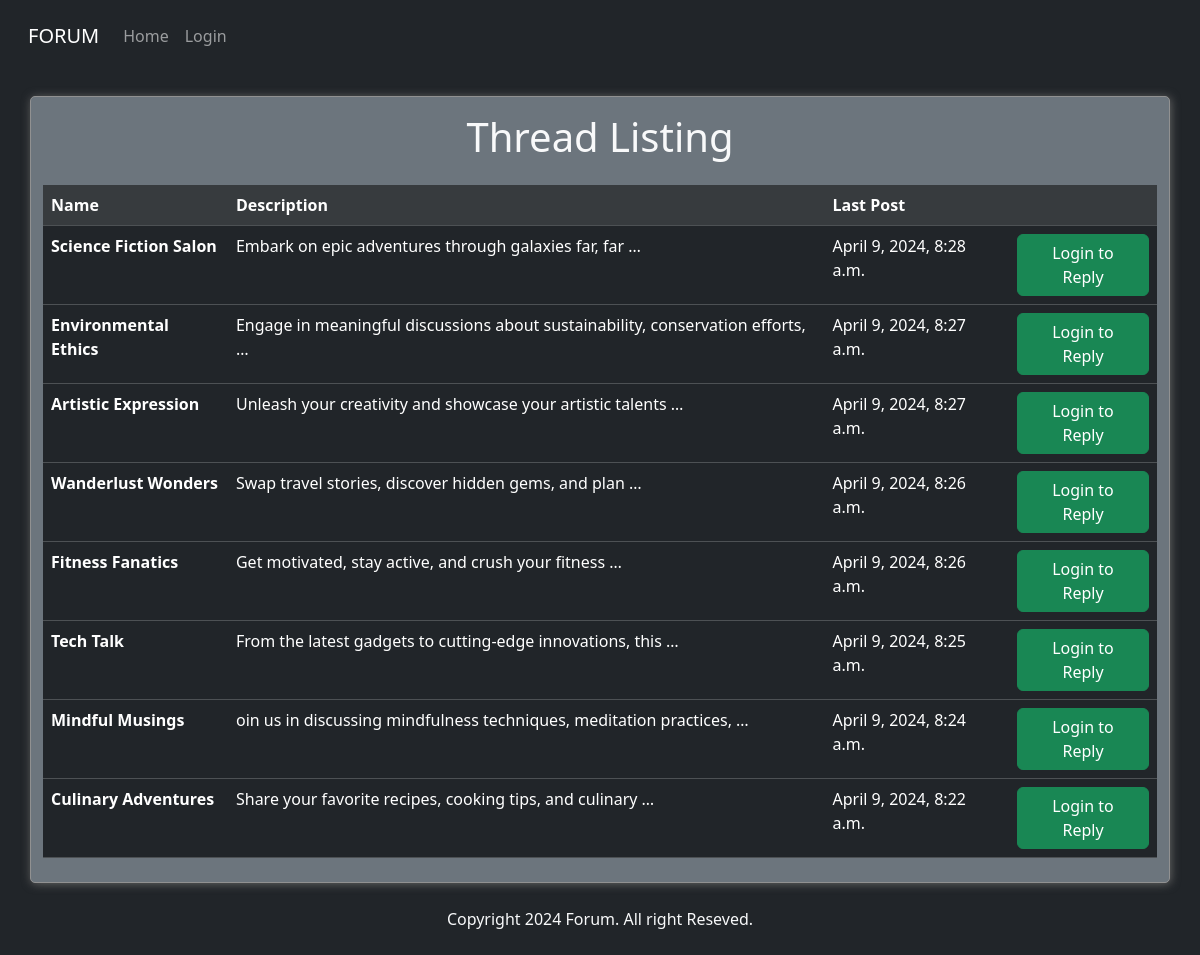
The page / on the database its author committed.
### forumapp/models.py (models this page shows, shortened)
class Thread(models.Model):
    title = models.CharField(max_length=40)
    description = models.CharField(max_length=600)
    date_created = models.DateTimeField(auto_now_add=True)

### forumapp/views.py (the view)
# urls.py: path('',views.index,name='index'),
def index(request):
    if request.method == 'POST':
        form = ThreadForm(request.POST)
        if form.is_valid():
            form.save()
            return redirect('index')
    else:
        form = ThreadForm()
    threads = Thread.objects.order_by('-date_created')
    return render(request, 'forumapp/index.html',{'form':form, 'threads':threads})

### templates/forumapp/index.html (shortened to what this page needs)
{% extends 'forumapp/base.html' %}
{% block body %}
<div class="container my-container my-4 bg-secondary">
    <center>
        <h1 class="my-3 text-light">Thread Listing</h1>
    </center>
    <table class="table table-dark table-hover my-4">
        <thead>
            <tr class="table-active">
                <th scope="col">Name</th>
                <th scope="col">Description</th>
                <th scope="col">Last Post</th>
                <th scope="col"></th>
            </tr>
        </thead>
        <tbody>
            {% for thread in threads %}
            <tr>
                <th scope="row"><a href="{% url 'thread' thread.id %}" style="text-decoration: none;color: white;">{{ thread.title }}</a></th>
                <td>{{ thread.description | truncatewords:8 }}</td>
                <td>{{ thread.date_created }}</td>
                {% if user.is_authenticated %}
                    <td><a href="{% url 'thread' thread.id %}" class="btn btn-success">Reply</a></td>
                {% else %}
                    <td><a href="{% url 'login' %}" class="btn btn-success">Login to Reply</a></td>
                {% endif %}
            </tr>
            {% endfor %}
        </tbody>
    </table>
</div>
<footer class="text-light mb-4">
    <center>Copyright {% now "Y" %} Forum. All right Reseved.</center>
</footer>
{% endblock %}

### templates/forumapp/base.html (shortened to what this page needs)
{% load static %}
<!DOCTYPE html>
<html lang="en">
<head>
    <link rel="stylesheet" href="{% static 'forumapp/css/style.css' %}">
    <link href="https://cdn.jsdelivr.net/npm/bootstrap@5.3.1/dist/css/bootstrap.min.css" rel="stylesheet">
</head>
<body class="bg-dark">
    <nav class="navbar navbar-dark navbar-expand-lg bg-body-body text-light bg-dark py-3 px-3">
        <div class="container-fluid">
          <a class="navbar-brand" href="{% url 'index' %}">FORUM</a>
          <div class="collapse navbar-collapse" id="navbarNav">
            <ul class="navbar-nav">
              <li class="nav-item text-danger">
                <a class="nav-link" aria-current="page" href="{% url 'index' %}">Home</a>
              </li>
              {% if user.is_authenticated %}
              <li class="nav-item">
                <a class="nav-link text-info" href="{% url 'profile' %}">Welcome -{{user.username}}</a>
              </li>
              <li class="nav-item">
              <form action="{% url 'logout' %}" method="post">
                {% csrf_token %}
                <button type="submit" class="nav-link">Logout</button>
              </form>
            </li>
              {% else %}
              <li class="nav-item">
                <a class="nav-link " href="{% url 'login' %}">Login</a>
              </li>
              {% endif %}
            </ul>
          </div>
        </div>
      </nav>
    {% block body %}
    {% endblock %}
</body>
</html>

### static/forumapp/css/style.css (style rules this page uses)
.my-container { border: 1px solid rgb(145, 145, 145); box-shadow: 1px 1px 10px 0px rgb(100, 100, 100); border-radius: 5px; }

### rows shown on the page
Thread: title "Science Fiction Salon", description "Embark on epic adventures through galaxies far, far …", date_created "April 9, 2024, 8:28 a.m."
Thread: title "Environmental Ethics", description "Engage in meaningful discussions about sustainability, conservation efforts, …", date_created "April 9, 2024, 8:27 a.m."
Thread: title "Artistic Expression", description "Unleash your creativity and showcase your artistic talents …", date_created "April 9, 2024, 8:27 a.m."
Thread: title "Wanderlust Wonders", description "Swap travel stories, discover hidden gems, and plan …", date_created "April 9, 2024, 8:26 a.m."
Thread: title "Fitness Fanatics", description "Get motivated, stay active, and crush your fitness …", date_created "April 9, 2024, 8:26 a.m."
Thread: title "Tech Talk", description "From the latest gadgets to cutting-edge innovations, this …", date_created "April 9, 2024, 8:25 a.m."
Thread: title "Mindful Musings", description "oin us in discussing mindfulness techniques, meditation practices, …", date_created "April 9, 2024, 8:24 a.m."
Thread: title "Culinary Adventures", description "Share your favorite recipes, cooking tips, and culinary …", date_created "April 9, 2024, 8:22 a.m."
